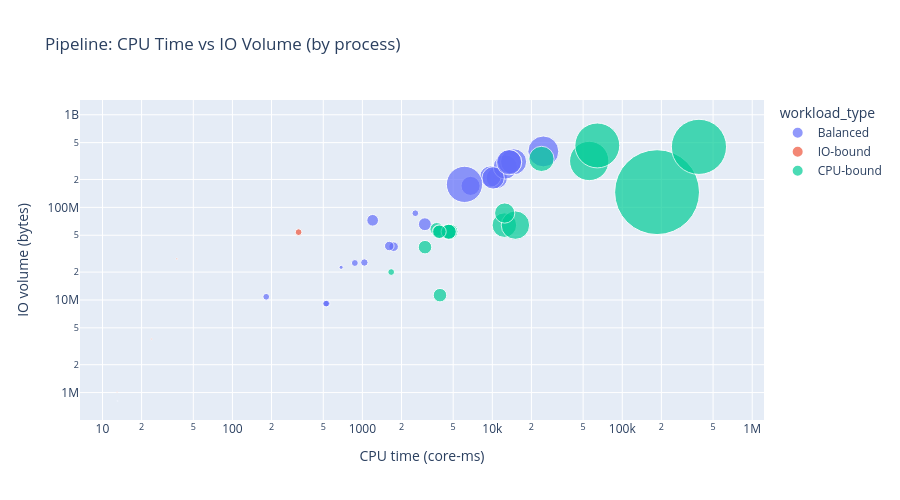

Notebook code for this chart:
### Code cell
import plotly.express as px

# --- Per-process CPU vs IO characterization (throughput-free) ---
# CPU time per task in core-ms, IO volume per task in bytes
df["cpu_time_core_ms"] = (df["%cpu"] / 100.0) * df["realtime"]
df["io_bytes_total"] = df["read_bytes"] + df["write_bytes"]

proc_metrics = (
    df.groupby("process")
    .agg(
        cpu_time_core_ms=("cpu_time_core_ms", "sum"),
        io_bytes_total=("io_bytes_total", "sum"),
        total_runtime=("realtime", "sum"),
        task_count=("process", "size"),
        cpus_median=("cpus", "median"),
    )
    .reset_index()
)

# Short unique names for display
proc_metrics["process_display"] = make_unique_display_labels(
    proc_metrics["process"],
    max_len=40,
)

# Normalize both dimensions by pipeline-level medians (no hardware throughput needed)
cpu_med = proc_metrics["cpu_time_core_ms"].median()
io_med = proc_metrics["io_bytes_total"].median()

proc_metrics["cpu_norm"] = proc_metrics["cpu_time_core_ms"] / (
    cpu_med if cpu_med > 0 else 1.0
)
proc_metrics["io_norm"] = proc_metrics["io_bytes_total"] / (
    io_med if io_med > 0 else 1.0
)

# CPU-vs-IO index in [0,1] from normalized magnitudes
proc_metrics["cpu_vs_io_index"] = proc_metrics["cpu_norm"] / (
    proc_metrics["cpu_norm"] + proc_metrics["io_norm"]
).replace(0, np.nan)
proc_metrics["cpu_vs_io_index"] = proc_metrics["cpu_vs_io_index"].fillna(0.5)

# Extra interpretable ratio: core-ms per MB transferred
proc_metrics["cpu_ms_per_mb"] = proc_metrics["cpu_time_core_ms"] / (
    (proc_metrics["io_bytes_total"] / 1_000_000).replace(0, np.nan)
)

# Classify workload type from normalized share index
proc_metrics["workload_type"] = proc_metrics["cpu_vs_io_index"].apply(
    lambda x: "CPU-bound" if x >= 0.67 else ("IO-bound" if x <= 0.33 else "Balanced")
)

# Interactive scatter: CPU time vs IO volume
fig = px.scatter(
    proc_metrics,
    x="cpu_time_core_ms",
    y="io_bytes_total",
    size="total_runtime",
    color="workload_type",
    hover_name="process_display",
    custom_data=["task_count", "cpus_median", "cpu_vs_io_index", "cpu_ms_per_mb"],
    labels={
        "cpu_time_core_ms": "CPU time (core-ms)",
        "io_bytes_total": "IO volume (bytes)",
    },
    title="Pipeline: CPU Time vs IO Volume (by process)",
    size_max=60,
    height=500,
    log_x=True,
    log_y=True,
)

fig.update_traces(
    hovertemplate=(
        "<b>%{hovertext}</b><br>"
        "CPU time (core-ms): %{x:.3g}<br>"
        "IO volume (bytes): %{y:.3g}<br>"
        "CPU-vs-IO index: %{customdata[2]:.2f}<br>"
        "CPU ms per MB: %{customdata[3]:.2f}<br>"
        "Tasks: %{customdata[0]}<br>"
        "Median CPUs: %{customdata[1]:.1f}<extra></extra>"
    )
)
fig.update_layout(hovermode="closest")
fig.show()

print(
    "Classification is throughput-free: based on normalized CPU time vs normalized IO volume."
)

# --- Summary table ---
print("\n=== Per-Process Characterization (throughput-free) ===\n")
print(
    proc_metrics[
        [
            "process_display",
            "workload_type",
            "cpu_time_core_ms",
            "io_bytes_total",
            "cpu_vs_io_index",
            "cpu_ms_per_mb",
            "task_count",
        ]
    ].to_string(index=False)
)

### Figure 1 — Plotly figure (JSON) as saved in the notebook; plotly's stock layout.template omitted (floating-point values rounded to 4 significant figures)
{"data": [{"customdata": [[1.0, 12.0, 0.601, 46.03], [1.0, 1.0, 0.6553, 58.11], [1.0, 1.0, 0.355, 16.82], [1.0, 1.0, 0.6533, 57.59], [1.0, 1.0, 0.3451, 16.1], [1.0, 12.0, 0.4992, 30.47], [5.0, 2.0, 0.3513, 16.55], [5.0, 6.0, 0.6302, 52.08], [5.0, 6.0, 0.5953, 44.97], [5.0, 6.0, 0.6017, 46.17], [5.0, 6.0, 0.6055, 46.91], [5.0, 6.0, 0.5881, 43.64], [5.0, 6.0, 0.6148, 48.79], [5.0, 6.0, 0.5894, 43.87], [5.0, 1.0, 0.5332, 34.92], [5.0, 1.0, 0.5718, 40.82], [5.0, 1.0, 0.5661, 39.88], [5.0, 6.0, 0.6679, 61.47], [5.0, 2.0, 0.602, 46.23], [5.0, 2.0, 0.5796, 42.14], [1.0, 1.0, 0.53, 34.47], [5.0, 6.0, 0.4918, 29.58]], "hovertemplate": "<b>%{hovertext}</b><br>CPU time (core-ms): %{x:.3g}<br>IO volume (bytes): %{y:.3g}<br>CPU-vs-IO index: %{customdata[2]:.2f}<br>CPU ms per MB: %{customdata[3]:.2f}<br>Tasks: %{customdata[0]}<br>Median CPUs: %{customdata[1]:.1f}<extra></extra>", "hovertext": ["PREPARE_GENOME:BBMAP_BBSPLIT", "CUSTOM_CATADDITIONALFASTA", "CUSTOM_GETCHROMSIZES", "GTF_FILTER", "GUNZIP_ADDITIONAL_FASTA", "STAR_GENOMEGENERATE", "BAM_SORT_STATS_SAMTOOLS:SAMTOOLS_INDEX", "RSEQC_BAMSTAT", "RSEQC_INFEREXPERIMENT", "RSEQC_INNERDISTANCE", "RSEQC_JUNCTIONANNOTATION", "RSEQC_JUNCTIONSATURATION", "RSEQC_READDISTRIBUTION", "RSEQC_READDUPLICATION", "BEDTOOLS_GENOMECOV_FW", "BEDTOOLS_GENOMECOV_REV", "DUPRADAR", "FASTQC", "FQ_LINT", "FQ_LINT_AFTER_BBSPLIT", "MULTIQC", "SAMTOOLS_SORT_QUALIMAP"], "legendgroup": "Balanced", "marker": {"color": "#636efa", "size": [3660, 1000, 1000, 1000, 20, 374, 3000, 10000, 10000, 13000, 15000, 13000, 11000, 14000, 1044, 1202, 8000, 21000, 2000, 2000, 28800, 1000], "sizemode": "area", "sizeref": 43.94, "symbol": "circle"}, "mode": "markers", "name": "Balanced", "orientation": "v", "showlegend": true, "type": "scatter", "x": [3027.0, 532.0, 182.0, 526.0, 13.06, 686.3, 1200.0, 10820.0, 9672.0, 12600.0, 14570.0, 13570.0, 10150.0, 13460.0, 875.4, 1036.0, 6802.0, 24700.0, 1739.0, 1611.0, 6106.0, 2556.0], "xaxis": "x", "y": [65761280, 9154560, 10821632, 9134080, 811008, 22523904, 72503296, 207867904, 215093248, 272879616, 310693888, 310947840, 208019456, 306876416, 25071616, 25374720, 170557440, 401752064, 37617664, 38232064, 177119232, 86417408], "yaxis": "y"}, {"customdata": [[1.0, 2.0, 0.0, 0.0], [1.0, 1.0, 0.2957, 12.83], [1.0, 1.0, 0.1709, 6.302], [5.0, 1.0, 0.0, 0.0], [5.0, 1.0, 0.0, 0.0], [5.0, 1.0, 0.0, 0.0], [5.0, 6.0, 0.0, 0.0], [5.0, 1.0, 0.0, 0.0], [5.0, 1.0, 0.1637, 5.984], [5.0, 1.0, 0.0, 0.0], [5.0, 2.0, 0.0, 0.0], [5.0, 6.0, 0.0, 0.0], [5.0, 1.0, 0.0, 0.0], [5.0, 6.0, 0.0, 0.0], [5.0, 1.0, 0.0, 0.0], [2.0, 1.0, 0.04212, 1.344], [5.0, 1.0, 0.0, 0.0], [1.0, 1.0, 0.0, 0.0], [1.0, 1.0, 0.0, 0.0], [5.0, 6.0, 0.0, 0.0], [5.0, 6.0, 0.0, 0.0]], "hovertemplate": "<b>%{hovertext}</b><br>CPU time (core-ms): %{x:.3g}<br>IO volume (bytes): %{y:.3g}<br>CPU-vs-IO index: %{customdata[2]:.2f}<br>CPU ms per MB: %{customdata[3]:.2f}<br>Tasks: %{customdata[0]}<br>Median CPUs: %{customdata[1]:.1f}<extra></extra>", "hovertext": ["GTF2BED", "GUNZIP_GTF", "UNTAR_SALMON_INDEX", "...:BAM_STATS_SAMTOOLS:SAMTOOLS_FLAGSTAT", "...:BAM_STATS_SAMTOOLS:SAMTOOLS_IDXSTATS", "...OLS:BAM_STATS_SAMTOOLS:SAMTOOLS_STATS", "SAMTOOLS_SORT", "...:BAM_STATS_SAMTOOLS:SAMTOOLS_FLAGSTAT", "...:BAM_STATS_SAMTOOLS:SAMTOOLS_IDXSTATS", "...ARD:BAM_STATS_SAMTOOLS:SAMTOOLS_STATS", "BAM_MARKDUPLICATES_PICARD:SAMTOOLS_INDEX", "...BEDGRAPHTOBIGWIG_FORWARD:UCSC_BEDCLIP", "...OBIGWIG_FORWARD:UCSC_BEDGRAPHTOBIGWIG", "...BEDGRAPHTOBIGWIG_REVERSE:UCSC_BEDCLIP", "...OBIGWIG_REVERSE:UCSC_BEDGRAPHTOBIGWIG", "CAT_FASTQ", "MULTIQC_CUSTOM_BIOTYPE", "QUANTIFY_PSEUDO_ALIGNMENT:CUSTOM_TX2GENE", "QUANTIFY_STAR_SALMON:CUSTOM_TX2GENE", "STRINGTIE_STRINGTIE", "SUBREAD_FEATURECOUNTS"], "legendgroup": "IO-bound", "marker": {"color": "#EF553B", "size": [0, 22, 53, 0, 0, 0, 0, 0, 1000, 0, 0, 0, 0, 0, 0, 69, 0, 0, 0, 0, 0], "sizemode": "area", "sizeref": 43.94, "symbol": "circle"}, "mode": "markers", "name": "IO-bound", "orientation": "v", "showlegend": true, "type": "scatter", "x": [0.0, 12.98, 23.85, 0.0, 0.0, 0.0, 0.0, 0.0, 323.0, 0.0, 0.0, 0.0, 0.0, 0.0, 0.0, 37.34, 0.0, 0.0, 0.0, 0.0, 0.0], "xaxis": "x", "y": [3092480, 1011712, 3784704, 54382592, 53985280, 56164352, 107364352, 63434752, 53981184, 63008768, 58773504, 27635712, 42364928, 28368896, 42668032, 27787264, 35409920, 6610944, 6610944, 26480640, 4263936], "yaxis": "y"}, {"customdata": [[5.0, 12.0, 0.9765, 1269.0], [5.0, 6.0, 0.8519, 175.8], [1.0, 6.0, 0.8631, 192.6], [1.0, 6.0, 0.8846, 234.2], [5.0, 12.0, 0.9659, 864.5], [5.0, 12.0, 0.8186, 137.9], [1.0, 1.0, 0.9199, 351.1], [1.0, 6.0, 0.7314, 83.23], [5.0, 2.0, 0.7277, 81.67], [5.0, 6.0, 0.701, 71.65], [5.0, 6.0, 0.678, 64.36], [1.0, 6.0, 0.7318, 83.38], [1.0, 6.0, 0.6992, 71.04], [1.0, 6.0, 0.7403, 87.1], [5.0, 6.0, 0.8243, 143.4], [1.0, 6.0, 0.7352, 84.85], [1.0, 6.0, 0.735, 84.76], [1.0, 6.0, 0.7014, 71.81]], "hovertemplate": "<b>%{hovertext}</b><br>CPU time (core-ms): %{x:.3g}<br>IO volume (bytes): %{y:.3g}<br>CPU-vs-IO index: %{customdata[2]:.2f}<br>CPU ms per MB: %{customdata[3]:.2f}<br>Tasks: %{customdata[0]}<br>Median CPUs: %{customdata[1]:.1f}<extra></extra>", "hovertext": ["STAR_ALIGN", "PICARD_MARKDUPLICATES", "DESEQ2_QC_PSEUDO", "DESEQ2_QC_STAR_SALMON", "..._FILTER_SETSTRANDEDNESS:BBMAP_BBSPLIT", "TRIMGALORE", "FQ_SUBSAMPLE", "FASTQ_SUBSAMPLE_FQ_SALMON:SALMON_QUANT", "FQ_LINT_AFTER_TRIMMING", "QUALIMAP_RNASEQ", "QUANTIFY_PSEUDO_ALIGNMENT:SALMON_QUANT", "...TIFY_PSEUDO_ALIGNMENT:SE_GENE_UNIFIED", "...SEUDO_ALIGNMENT:SE_TRANSCRIPT_UNIFIED", "...IFY_PSEUDO_ALIGNMENT:TXIMETA_TXIMPORT", "QUANTIFY_STAR_SALMON:SALMON_QUANT", "QUANTIFY_STAR_SALMON:SE_GENE_UNIFIED", "...IFY_STAR_SALMON:SE_TRANSCRIPT_UNIFIED", "QUANTIFY_STAR_SALMON:TXIMETA_TXIMPORT"], "legendgroup": "CPU-bound", "marker": {"color": "#00cc96", "size": [158197, 34000, 13285, 17779, 66920, 44267, 4000, 1000, 4000, 14000, 4000, 5000, 4000, 5000, 9000, 5000, 5000, 4000], "sizemode": "area", "sizeref": 43.94, "symbol": "circle"}, "mode": "markers", "name": "CPU-bound", "orientation": "v", "showlegend": true, "type": "scatter", "x": [185300.0, 55690.0, 12380.0, 15060.0, 389200.0, 64270.0, 3956.0, 1666.0, 3035.0, 23900.0, 3733.0, 4545.0, 3872.0, 4755.0, 12450.0, 4625.0, 4620.0, 3920.0], "xaxis": "x", "y": [145956864, 316821504, 64270336, 64307200, 450170880, 466096128, 11268096, 20017152, 37163008, 333586432, 58003456, 54509568, 54505472, 54591488, 86835200, 54509568, 54505472, 54591488], "yaxis": "y"}], "layout": {"height": 500, "hovermode": "closest", "legend": {"itemsizing": "constant", "title": {"text": "workload_type"}, "tracegroupgap": 0}, "title": {"text": "Pipeline: CPU Time vs IO Volume (by process)"}, "xaxis": {"anchor": "y", "domain": [0, 1], "title": {"text": "CPU time (core-ms)"}, "type": "log"}, "yaxis": {"anchor": "x", "domain": [0, 1], "title": {"text": "IO volume (bytes)"}, "type": "log"}}}
